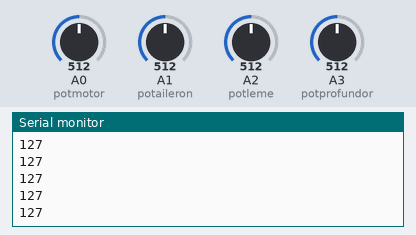
Simulated run of this sketch. Board: Arduino Uno, built with avr-gcc and run on an emulated ATmega328P. Parts: the last lines printed to the serial monitor. The test bench sets the inputs (shaded band); at power-on: A0 (potmotor) = 512, A1 (potaileron) = 512, A2 (potleme) = 512, A3 (potprofundor) = 512. No radio packets arrive unless stated.

Above: at 1.2 s.
1.3 s: A0 (potmotor) set to 716
At 1.34 s:
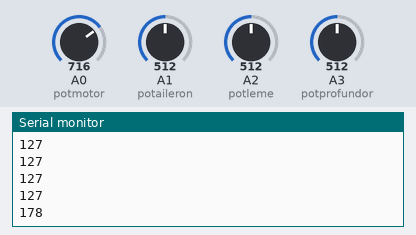
2.8 s: A0 (potmotor) set to 992
At 2.8 s:
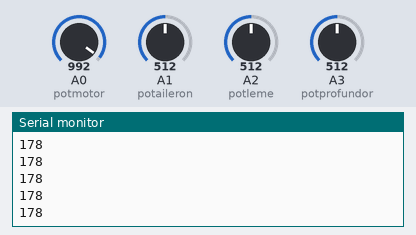
Timing chart, 0 to 5.8 s (numbered marks = the images above; inputs shaded):
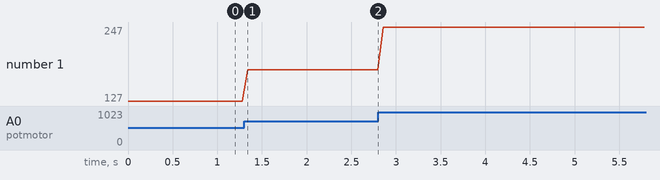

Measured:
- after the input at 1.3 s, the serial monitor: prints a new line at once (image 1)
- plotted number 1: 127 → 178 after the input at 1.3 s, 178 → 247 after the input at 2.8 s

The sketch:

TRANSMISSOR_2_TESTE.ino
```cpp
// VERIFICAR SE O VIRTUAL WIRE ESTÁ NA VERSÃO 3.2
#include <VirtualWire.h>

#define potprofundor A3
#define potleme A2
#define potaileron A1
#define potmotor A0
#define pinRF 3

byte pacote[4];
byte tamanhopacote = sizeof(pacote); //tamanho em bytes do pacote


void setup() {
  vw_set_tx_pin(pinRF);
  vw_setup(2000); // velocidade transmissao 4000 no maximo

  Serial.begin(115200);
}

void loop() {
  pacote[0] = map(analogRead(potmotor), 0, 1023, 0, 255);
  pacote[1] = map(analogRead(potleme), 0, 1023, 0, 255);
  pacote[2] = map(analogRead(potprofundor), 0, 1023, 0, 255);
  pacote[3] = map(analogRead(potaileron), 0, 1023, 0, 255);
  Serial.println(pacote[0]);
  vw_send(pacote, tamanhopacote);
  vw_wait_tx();
}
```
